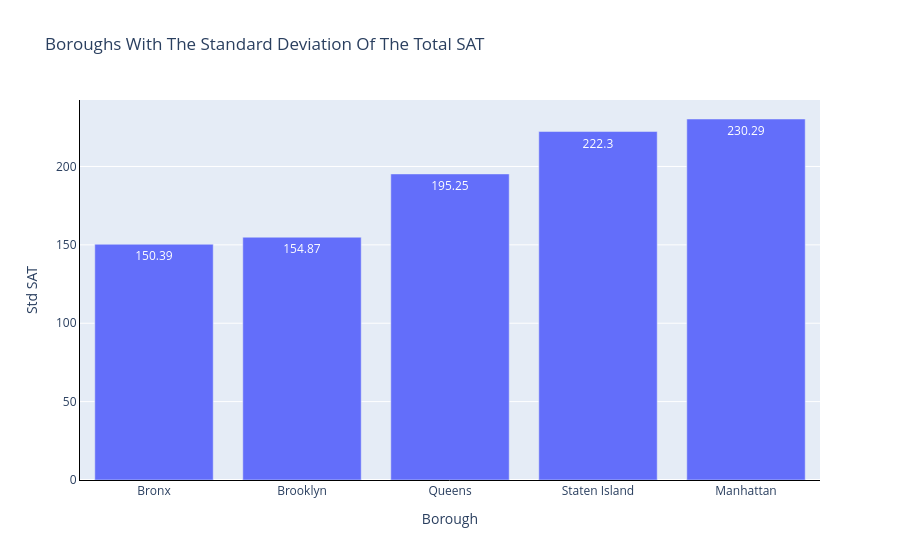

Source (notebook cell):
### Code cell
import plotly.express as px

# Sort boroughs by standard deviation for visual clarity
borough_stats  = borough_stats.sort_values("std_SAT", ascending=True)

fig = px.bar(borough_stats,
             x="borough",
             y="std_SAT",
             title="Boroughs With The Standard Deviation Of The Total SAT")

fig.update_layout(
    xaxis_title="Borough",
    yaxis_title="Std SAT",
    xaxis=dict(showline=True, linecolor="black"),
    yaxis=dict(showline=True, linecolor="black")
)
# Display standard deviation values inside each bar
fig.update_traces(texttemplate="%{y}", textposition="inside")
fig.show()
fig.write_image("borough_std_dev.png")

### Figure 1 — Plotly figure (JSON) as saved in the notebook; plotly's stock layout.template omitted (floating-point values rounded to 4 significant figures)
{"data": [{"hovertemplate": "borough=%{x}<br>std_SAT=%{y}<extra></extra>", "legendgroup": "", "marker": {"color": "#636efa", "pattern": {"shape": ""}}, "name": "", "orientation": "v", "showlegend": false, "textposition": "inside", "texttemplate": "%{y}", "type": "bar", "x": ["Bronx", "Brooklyn", "Queens", "Staten Island", "Manhattan"], "xaxis": "x", "y": [150.4, 154.9, 195.2, 222.3, 230.3], "yaxis": "y"}], "layout": {"barmode": "relative", "legend": {"tracegroupgap": 0}, "title": {"text": "Boroughs With The Standard Deviation Of The Total SAT"}, "xaxis": {"anchor": "y", "domain": [0, 1], "linecolor": "black", "showline": true, "title": {"text": "Borough"}}, "yaxis": {"anchor": "x", "domain": [0, 1], "linecolor": "black", "showline": true, "title": {"text": "Std SAT"}}}}
